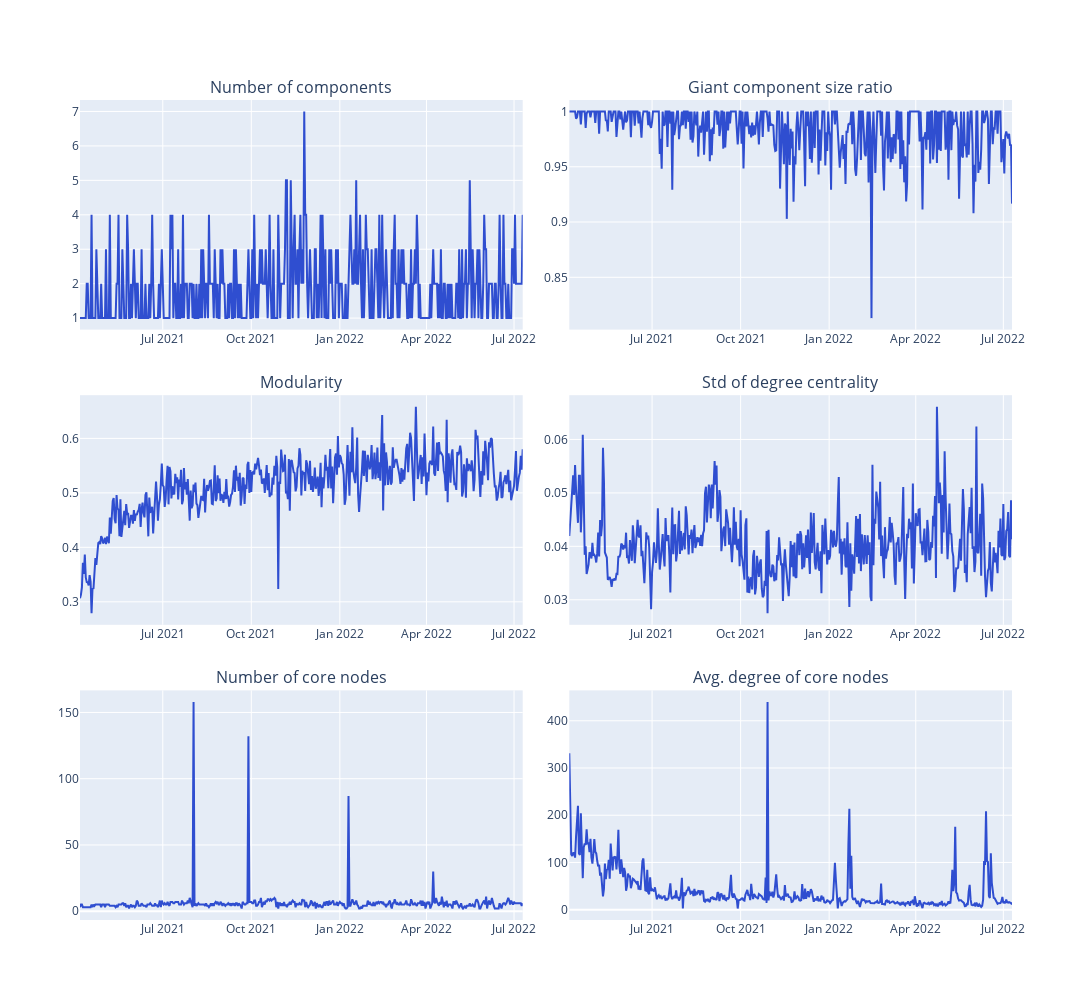

This figure's notebook cell:
### Markdown cell above
### Figure 3 - Network Dynamics

### Code cell
fig = make_subplots(
    rows=3, 
    cols=2,
    subplot_titles=(
        "Number of components", 
        "Giant component size ratio", 
        "Modularity", 
        "Std of degree centrality",
        "Number of core nodes",
        "Avg. degree of core nodes"
    ),
    horizontal_spacing=0.05, 
    vertical_spacing=0.08,
)

# LUSD
fig.add_trace(
    go.Scatter(x=network_fea['timestamp'], y=network_fea['num_components'], marker_color=LUSD_color1),
    row=1, col=1
)

fig.add_trace(
    go.Scatter(x=network_fea['timestamp'], y=network_fea['giant_com_ratio'], marker_color=LUSD_color1),
    row=1, col=2
)

fig.add_trace(
    go.Scatter(x=network_fea['timestamp'], y=network_fea['modularity'], marker_color=LUSD_color1),
    row=2, col=1
)

fig.add_trace(
    go.Scatter(x=network_fea['timestamp'], y=network_fea['degree_centrality_std'], marker_color=LUSD_color1),
    row=2, col=2
)

fig.add_trace(
    go.Scatter(x=network_fea['timestamp'], y=network_fea['num_core'], marker_color=LUSD_color1),
    row=3, col=1
)

fig.add_trace(
    go.Scatter(x=network_fea['timestamp'], y=network_fea['avg_core_neighbor'], marker_color=LUSD_color1),
    row=3, col=2
)

# fig.update_yaxes(type="log", row=1, col=1)
# fig.update_yaxes(type="log", row=2, col=2)

fig.update_layout(height=1000, width=1400, showlegend=False)
fig.show()

fig.write_image(f"{SAVE_DIR}/fig3.png")

### Figure 1 — Plotly figure (JSON) as saved in the notebook; plotly's stock layout.template omitted (floating-point values rounded to 4 significant figures; data arrays with more than 128 entries replaced by an {"elided": "..."} marker saying what was removed)
{"data": [{"marker": {"color": "#2f4ed0"}, "type": "scatter", "x": {"elided": "461 str values"}, "xaxis": "x", "y": {"elided": "461 int values"}, "yaxis": "y"}, {"marker": {"color": "#2f4ed0"}, "type": "scatter", "x": {"elided": "461 str values"}, "xaxis": "x2", "y": {"elided": "461 float values"}, "yaxis": "y2"}, {"marker": {"color": "#2f4ed0"}, "type": "scatter", "x": {"elided": "461 str values"}, "xaxis": "x3", "y": {"elided": "461 float values"}, "yaxis": "y3"}, {"marker": {"color": "#2f4ed0"}, "type": "scatter", "x": {"elided": "461 str values"}, "xaxis": "x4", "y": {"elided": "461 float values"}, "yaxis": "y4"}, {"marker": {"color": "#2f4ed0"}, "type": "scatter", "x": {"elided": "461 str values"}, "xaxis": "x5", "y": {"elided": "461 int values"}, "yaxis": "y5"}, {"marker": {"color": "#2f4ed0"}, "type": "scatter", "x": {"elided": "461 str values"}, "xaxis": "x6", "y": {"elided": "461 float values"}, "yaxis": "y6"}], "layout": {"annotations": [{"font": {"size": 16}, "showarrow": false, "text": "Number of components", "x": 0.2375, "xanchor": "center", "xref": "paper", "y": 1, "yanchor": "bottom", "yref": "paper"}, {"font": {"size": 16}, "showarrow": false, "text": "Giant component size ratio", "x": 0.7625, "xanchor": "center", "xref": "paper", "y": 1, "yanchor": "bottom", "yref": "paper"}, {"font": {"size": 16}, "showarrow": false, "text": "Modularity", "x": 0.2375, "xanchor": "center", "xref": "paper", "y": 0.64, "yanchor": "bottom", "yref": "paper"}, {"font": {"size": 16}, "showarrow": false, "text": "Std of degree centrality", "x": 0.7625, "xanchor": "center", "xref": "paper", "y": 0.64, "yanchor": "bottom", "yref": "paper"}, {"font": {"size": 16}, "showarrow": false, "text": "Number of core nodes", "x": 0.2375, "xanchor": "center", "xref": "paper", "y": 0.28, "yanchor": "bottom", "yref": "paper"}, {"font": {"size": 16}, "showarrow": false, "text": "Avg. degree of core nodes", "x": 0.7625, "xanchor": "center", "xref": "paper", "y": 0.28, "yanchor": "bottom", "yref": "paper"}], "height": 1000, "showlegend": false, "width": 1400, "xaxis": {"anchor": "y", "domain": [0, 0.475]}, "xaxis2": {"anchor": "y2", "domain": [0.525, 1]}, "xaxis3": {"anchor": "y3", "domain": [0, 0.475]}, "xaxis4": {"anchor": "y4", "domain": [0.525, 1]}, "xaxis5": {"anchor": "y5", "domain": [0, 0.475]}, "xaxis6": {"anchor": "y6", "domain": [0.525, 1]}, "yaxis": {"anchor": "x", "domain": [0.72, 1]}, "yaxis2": {"anchor": "x2", "domain": [0.72, 1]}, "yaxis3": {"anchor": "x3", "domain": [0.36, 0.64]}, "yaxis4": {"anchor": "x4", "domain": [0.36, 0.64]}, "yaxis5": {"anchor": "x5", "domain": [0, 0.28]}, "yaxis6": {"anchor": "x6", "domain": [0, 0.28]}}}
